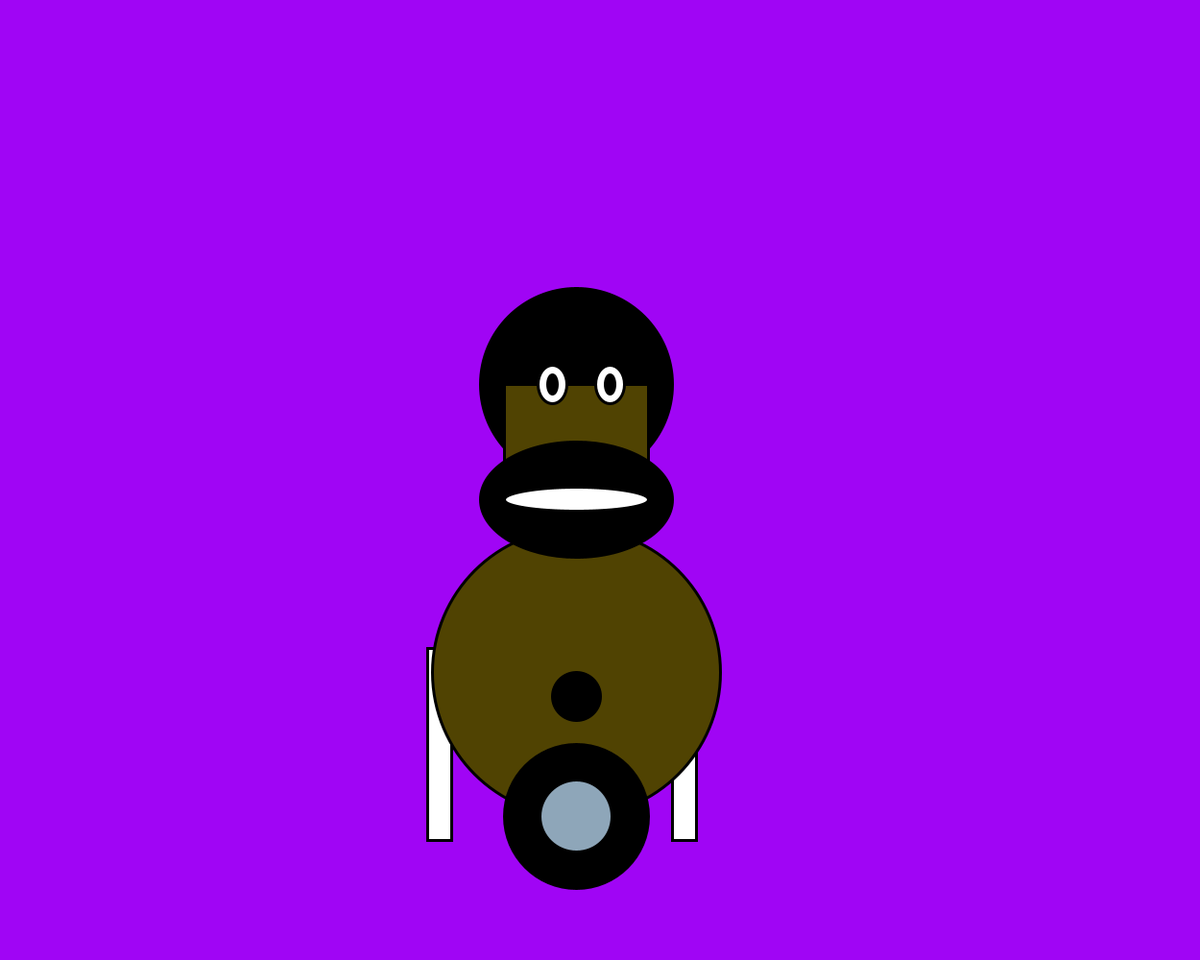
Frame 1 (no input)
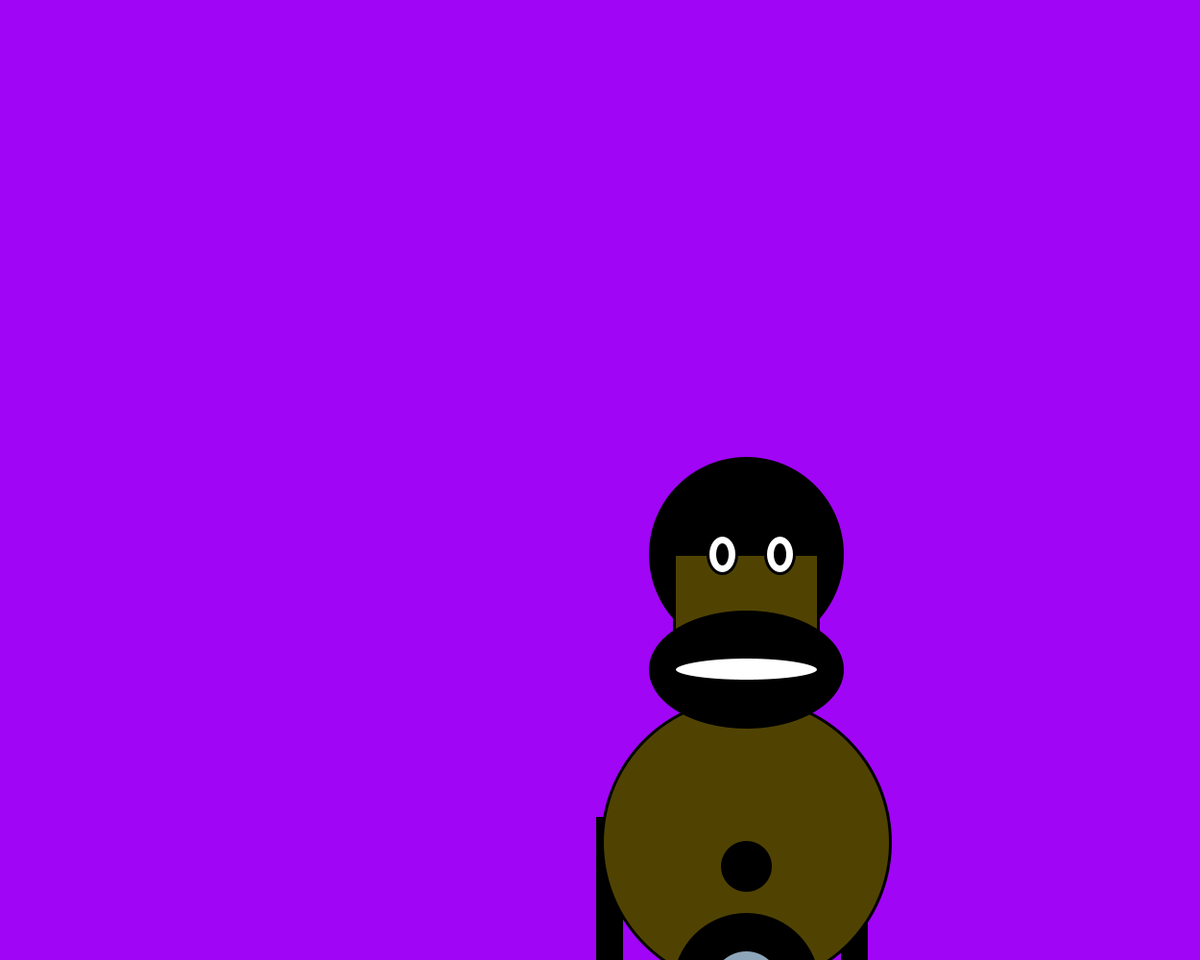
Frame 60 (the mouse pressed at the canvas centre just before this capture)
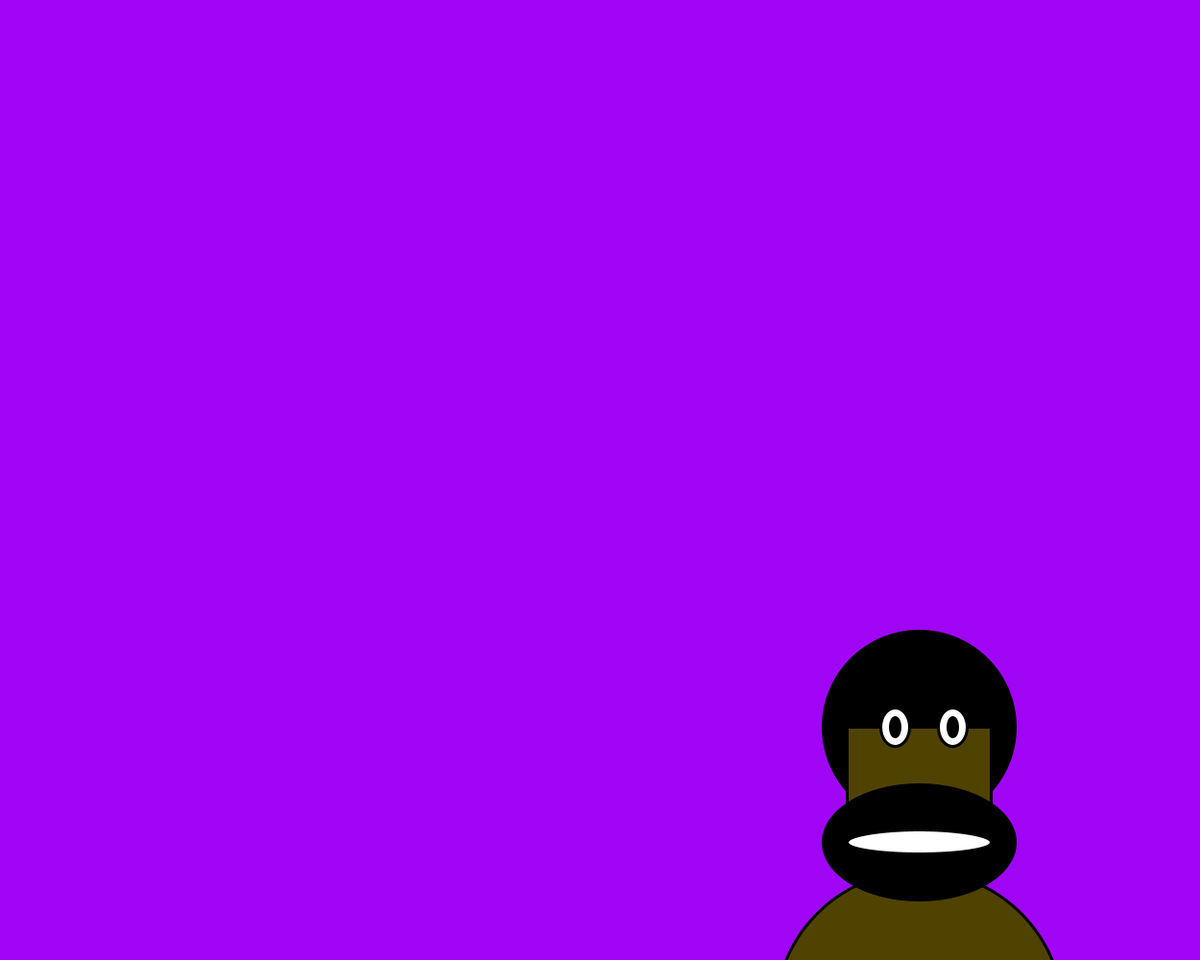
Frame 120 (the mouse held since frame 60 and released just before this capture)

The Processing sketch that drew these frames (run headless with seeded random() and noise(); from frame 60 on, the mouse is pressed at the canvas centre):

// Processing sketch: RobotAnimation
// ── RobotAnimation.pde
float x;
float y;
float diameter = 50;
float radius = diameter/2;
float xDirection = 3;
float yDirection = 3;
//float r,g,b;

void setup(){
  size(1250,1000);
  x = width/2;
  y = height/2;
  background(255);
  strokeWeight(3);
  
}

void draw(){
 // r = random (0,255);
//b = random (0,255);
//g = random(0,255);
//background(r,g,b);wanted to do a strobe light style background but it was too seizure inducing
background(#A005F5);
  
 //rightarm

 rect(x-180,y+175,25,200);
  //left arm
 rect(x+75,y+175,25,200);
  //body
  fill(#504302);
  ellipse(x-25,y+200,300,300);
  fill(0); //hair
   ellipse(x-25,y-100,200,200);
  fill(#504302); //head
 rect(x-100, y-100,150,100);
  fill(0);
  ellipse(x-25,y+20,200,120);
 fill(255);//eyes
  ellipse(x-50,y-100,30,40);
  ellipse(x+10,y-100,30,40);
  fill(0);
  ellipse(x-50,y-100,10,20);
  ellipse(x+10,y-100,10,20);
  fill(255); //mouth 
  ellipse(x-25,y+20,150,25);
  //leg
  fill(0);
  ellipse(x-25,y+350,150,150);
 fill(#8EA6B9);
 ellipse(x-25,y+350,75,75);
 //bellybutton 
 fill(0);
 ellipse(x-25,y+225,50,50);
 
 //move
 x = x + xDirection;
 y= y+yDirection;
 if( x > width - radius || x < radius) {
   xDirection = -xDirection;
 }
 if (y > height - radius || y < radius) {
   yDirection = -yDirection;
 }
}
 
  


  
